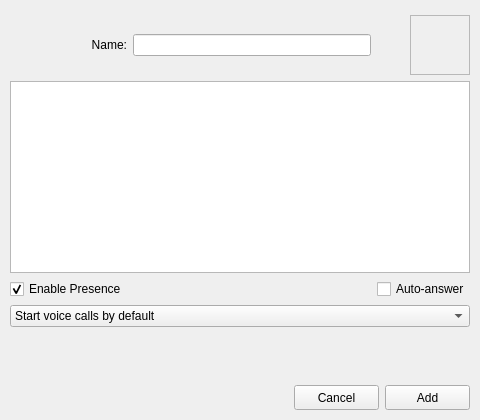
<?xml version="1.0" encoding="UTF-8"?>
<ui version="4.0">
 <class>contact_editor</class>
 <widget class="QDialog" name="contact_editor">
  <property name="geometry">
   <rect>
    <x>0</x>
    <y>0</y>
    <width>480</width>
    <height>420</height>
   </rect>
  </property>
  <property name="minimumSize">
   <size>
    <width>480</width>
    <height>420</height>
   </size>
  </property>
  <property name="windowTitle">
   <string>Contact Editor</string>
  </property>
  <layout class="QGridLayout" name="grid_layout">
   <property name="leftMargin">
    <number>10</number>
   </property>
   <property name="topMargin">
    <number>15</number>
   </property>
   <property name="rightMargin">
    <number>10</number>
   </property>
   <property name="bottomMargin">
    <number>10</number>
   </property>
   <item row="0" column="1">
    <widget class="LineEdit" name="name_editor">
     <property name="inactiveText" stdset="0">
      <string>Contact Name</string>
     </property>
     <property name="widgetSpacing" stdset="0">
      <number>0</number>
     </property>
    </widget>
   </item>
   <item row="0" column="0">
    <widget class="QLabel" name="name_label">
     <property name="text">
      <string>Name:</string>
     </property>
     <property name="alignment">
      <set>Qt::AlignRight|Qt::AlignTrailing|Qt::AlignVCenter</set>
     </property>
    </widget>
   </item>
   <item row="0" column="2" alignment="Qt::AlignRight|Qt::AlignVCenter">
    <widget class="IconSelector" name="icon_selector">
     <property name="sizePolicy">
      <sizepolicy hsizetype="Minimum" vsizetype="Minimum">
       <horstretch>0</horstretch>
       <verstretch>0</verstretch>
      </sizepolicy>
     </property>
     <property name="minimumSize">
      <size>
       <width>60</width>
       <height>60</height>
      </size>
     </property>
     <property name="maximumSize">
      <size>
       <width>60</width>
       <height>60</height>
      </size>
     </property>
     <property name="frameShape">
      <enum>QFrame::StyledPanel</enum>
     </property>
     <property name="frameShadow">
      <enum>QFrame::Sunken</enum>
     </property>
     <property name="pixmap">
      <pixmap>icons/default-avatar.png</pixmap>
     </property>
     <property name="alignment">
      <set>Qt::AlignCenter</set>
     </property>
     <property name="default_icon" stdset="0">
      <iconset>
       <normaloff>icons/default-avatar.png</normaloff>icons/default-avatar.png</iconset>
     </property>
     <property name="icon_size" stdset="0">
      <number>48</number>
     </property>
    </widget>
   </item>
   <item row="6" column="0" colspan="3">
    <layout class="QHBoxLayout" name="button_box_layout">
     <property name="spacing">
      <number>6</number>
     </property>
     <item>
      <spacer name="button_box_spacer">
       <property name="orientation">
        <enum>Qt::Horizontal</enum>
       </property>
       <property name="sizeHint" stdset="0">
        <size>
         <width>40</width>
         <height>20</height>
        </size>
       </property>
      </spacer>
     </item>
     <item>
      <widget class="QPushButton" name="reject_button">
       <property name="minimumSize">
        <size>
         <width>85</width>
         <height>25</height>
        </size>
       </property>
       <property name="text">
        <string>Cancel</string>
       </property>
       <property name="autoDefault">
        <bool>false</bool>
       </property>
      </widget>
     </item>
     <item>
      <widget class="QPushButton" name="accept_button">
       <property name="minimumSize">
        <size>
         <width>85</width>
         <height>25</height>
        </size>
       </property>
       <property name="text">
        <string>Add</string>
       </property>
       <property name="autoDefault">
        <bool>false</bool>
       </property>
       <property name="default">
        <bool>false</bool>
       </property>
      </widget>
     </item>
    </layout>
   </item>
   <item row="5" column="0" colspan="3">
    <spacer name="grid_spacer">
     <property name="orientation">
      <enum>Qt::Vertical</enum>
     </property>
     <property name="sizeType">
      <enum>QSizePolicy::MinimumExpanding</enum>
     </property>
     <property name="sizeHint" stdset="0">
      <size>
       <width>20</width>
       <height>20</height>
      </size>
     </property>
    </spacer>
   </item>
   <item row="2" column="0" colspan="3">
    <widget class="ContactURITableView" name="addresses_table">
     <property name="palette">
      <palette>
       <active>
        <colorrole role="AlternateBase">
         <brush brushstyle="SolidPattern">
          <color alpha="255">
           <red>238</red>
           <green>238</green>
           <blue>238</blue>
          </color>
         </brush>
        </colorrole>
       </active>
       <inactive>
        <colorrole role="AlternateBase">
         <brush brushstyle="SolidPattern">
          <color alpha="255">
           <red>238</red>
           <green>238</green>
           <blue>238</blue>
          </color>
         </brush>
        </colorrole>
       </inactive>
       <disabled>
        <colorrole role="AlternateBase">
         <brush brushstyle="SolidPattern">
          <color alpha="255">
           <red>238</red>
           <green>238</green>
           <blue>238</blue>
          </color>
         </brush>
        </colorrole>
       </disabled>
      </palette>
     </property>
     <property name="alternatingRowColors">
      <bool>true</bool>
     </property>
     <property name="selectionBehavior">
      <enum>QAbstractItemView::SelectRows</enum>
     </property>
     <property name="showGrid">
      <bool>false</bool>
     </property>
     <attribute name="verticalHeaderVisible">
      <bool>false</bool>
     </attribute>
     <attribute name="verticalHeaderDefaultSectionSize">
      <number>22</number>
     </attribute>
    </widget>
   </item>
   <item row="4" column="0" colspan="3">
    <widget class="QComboBox" name="preferred_media">
     <property name="sizePolicy">
      <sizepolicy hsizetype="Expanding" vsizetype="Fixed">
       <horstretch>0</horstretch>
       <verstretch>0</verstretch>
      </sizepolicy>
     </property>
     <item>
      <property name="text">
       <string>Start voice calls by default</string>
      </property>
     </item>
     <item>
      <property name="text">
       <string>Start video calls by default</string>
      </property>
     </item>
     <item>
      <property name="text">
       <string>Start MSRP chat sessions by default</string>
      </property>
     </item>
     <item>
      <property name="text">
       <string>Start voice + chat sessions by default</string>
      </property>
     </item>
     <item>
      <property name="text">
       <string>Send messages by default</string>
      </property>
     </item>
    </widget>
   </item>
   <item row="3" column="0">
    <widget class="QCheckBox" name="presence">
     <property name="text">
      <string>Enable Presence</string>
     </property>
     <property name="checked">
      <bool>true</bool>
     </property>
    </widget>
   </item>
   <item row="3" column="2">
    <widget class="QCheckBox" name="auto_answer">
     <property name="text">
      <string>Auto-answer</string>
     </property>
    </widget>
   </item>
  </layout>
 </widget>
 <customwidgets>
  <customwidget>
   <class>LineEdit</class>
   <extends>QLineEdit</extends>
   <header>blink.widgets.lineedit</header>
  </customwidget>
  <customwidget>
   <class>IconSelector</class>
   <extends>QLabel</extends>
   <header>blink.widgets.labels</header>
  </customwidget>
  <customwidget>
   <class>ContactURITableView</class>
   <extends>QTableView</extends>
   <header>blink.contacts</header>
  </customwidget>
 </customwidgets>
 <tabstops>
  <tabstop>name_editor</tabstop>
  <tabstop>addresses_table</tabstop>
  <tabstop>presence</tabstop>
  <tabstop>preferred_media</tabstop>
  <tabstop>accept_button</tabstop>
  <tabstop>reject_button</tabstop>
 </tabstops>
 <resources/>
 <connections>
  <connection>
   <sender>accept_button</sender>
   <signal>clicked()</signal>
   <receiver>contact_editor</receiver>
   <slot>accept()</slot>
   <hints>
    <hint type="sourcelabel">
     <x>396</x>
     <y>301</y>
    </hint>
    <hint type="destinationlabel">
     <x>341</x>
     <y>190</y>
    </hint>
   </hints>
  </connection>
  <connection>
   <sender>reject_button</sender>
   <signal>clicked()</signal>
   <receiver>contact_editor</receiver>
   <slot>reject()</slot>
   <hints>
    <hint type="sourcelabel">
     <x>292</x>
     <y>306</y>
    </hint>
    <hint type="destinationlabel">
     <x>272</x>
     <y>131</y>
    </hint>
   </hints>
  </connection>
 </connections>
 <designerdata>
  <property name="gridDeltaX">
   <number>10</number>
  </property>
  <property name="gridDeltaY">
   <number>10</number>
  </property>
  <property name="gridSnapX">
   <bool>true</bool>
  </property>
  <property name="gridSnapY">
   <bool>true</bool>
  </property>
  <property name="gridVisible">
   <bool>true</bool>
  </property>
 </designerdata>
</ui>
